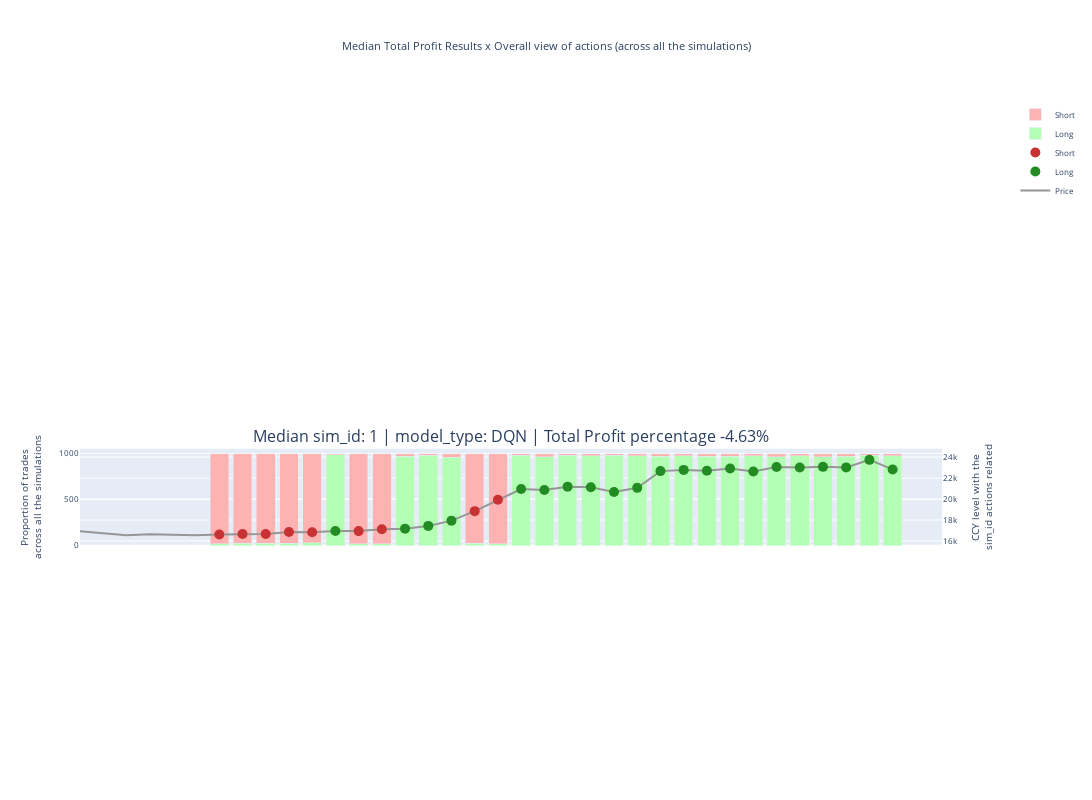

Source (notebook cell):
### Code cell
plot_trader_robot_actions_all_sim_id_all_models(config_file_name_without_extension, "", "", median_sim_id_DQN, "")
